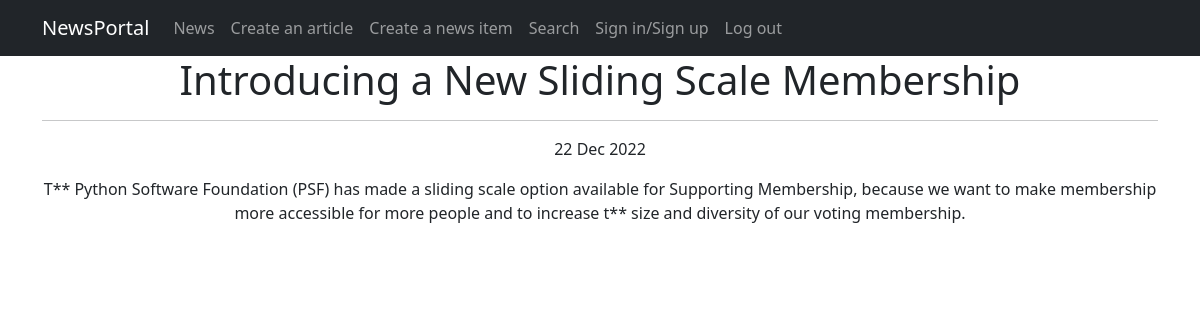
Screenshot of /news_portal/1 with the database file from the repository.
### news_portal/models.py (models this page shows, shortened)
class Post(models.Model):
    post_type = models.CharField(max_length=2, choices=POST_TYPE, default=article)
    post_pub_date = models.DateTimeField(auto_now_add=True)
    post_header = models.CharField(max_length=255, null=False)
    post_text = models.TextField(null=False)
    post_rating = models.SmallIntegerField(default=0)
    post_auth = models.ForeignKey(Author, on_delete=models.CASCADE)
    post_cat = models.ManyToManyField(Category, through='PostCategory')

### news_portal/views.py (the view)
# urls.py: path('<int:pk>', PostDetail.as_view(), name='post_detail'),
class PostDetail(DetailView):
    model = Post
    template_name = 'post.html'
    context_object_name = 'post'

### news_portal/templatetags/custom_filters.py (called while the page is built)
@register.filter()
def censor(value):
    censored_words = ['state', 'The', 'State', 'the']
    cen_text = value.split()
    for i in censored_words:
        for words in cen_text:
            if i in words:
                psn_in_text = cen_text.index(words)
                cen_text.remove(words)
                cen_text.insert(psn_in_text, i[0] + '*' * (len(i)-1))
    return " ".join(cen_text)

### templates/post.html (shortened to what this page needs)
{% extends 'fpages/default.html' %}
{% load custom_filters %}!
{% block content %}
<h1>
    <p>{{ post.post_header|censor }}</p>
</h1>
<hr>
    <p>{{ post.post_pub_date|date:'d M Y' }}</p>
    <p>{{ post.post_text|censor }}</p>
{% endblock content %}

### rows the page displays
Post: post_header|censor "Introducing a New Sliding Scale Membership", post_pub_date "22 Dec 2022", post_text|censor "T** Python Software Foundation (PSF) has made a sliding scale option available for Supporting Membership, because we want to make membership more accessible for more people and to increase t** size and diversity of our voting membership."
